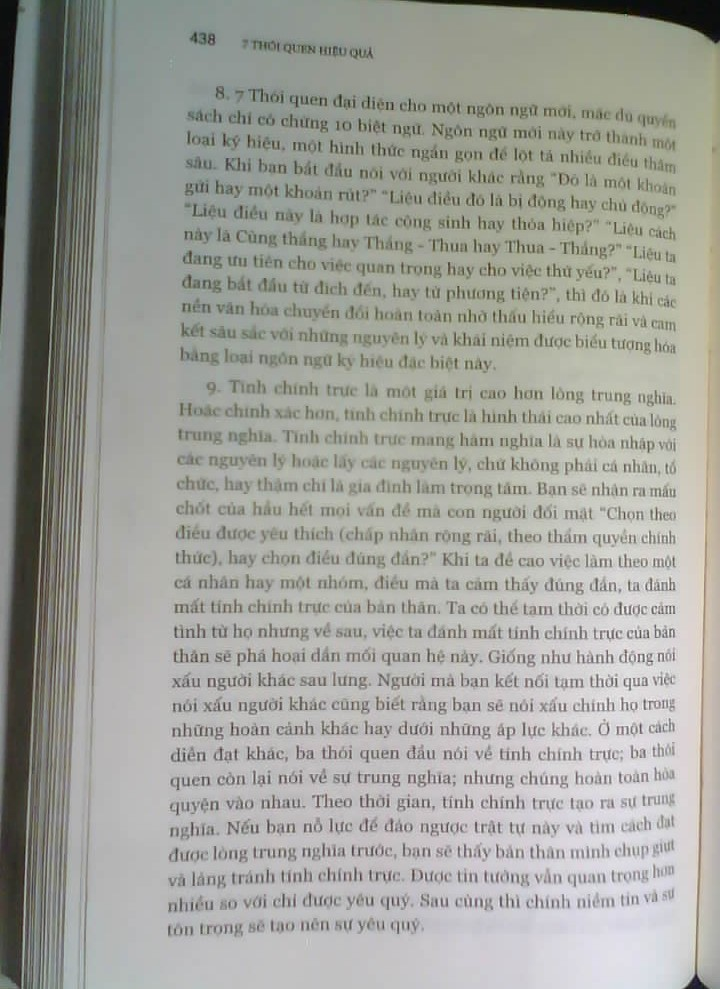
#> input picture dataset/raw/images/P001_C01_normal.jpg, 720 x 989 px, found by its file name
$ python crop_esp32.py --input P001_C01_normal.jpg --x 175 --y 374 --w 512 --h 80 --out crop.png
#> lines starting #> are read from the running program, lines starting #| are printed output that depends on the picture
"""Cat vung anh co toa do, hoac chon vung bang chuot (OpenCV GUI).

Vi du:
python crop_esp32.py --input P001_C01_normal.jpg --x 175 --y 374 --w 512 --h 80 --out crop.png
python crop_esp32.py --input P001_C01_normal.jpg --interactive --out crop.png
"""
from pathlib import Path
import argparse
import cv2


def main():
    parser = argparse.ArgumentParser(description="Cat vung anh tu toa do, hoac keo chuot chon vung")
    parser.add_argument("--input", required=True, help="Duong dan anh goc")
    parser.add_argument("--out", required=True, help="Duong dan anh sau khi cat")
    parser.add_argument("--x", type=int)
    parser.add_argument("--y", type=int)
    parser.add_argument("--w", type=int)
    parser.add_argument("--h", type=int)
    parser.add_argument("--interactive", action="store_true", help="Keo chuot chon vung, Enter xac nhan")
    args = parser.parse_args()

    source = Path(args.input)
    if not source.is_file():
        parser.error(f"Khong tim thay anh: {source}")

    image = cv2.imread(str(source))
#> image is the input picture: shape (989, 720, 3); mean B, G, R 155.6, 162.2, 161.2
    if image is None:
        parser.error(f"Khong doc duoc anh: {source}")
    H, W = image.shape[:2]
#> H = 989; W = 720
    print(f"Kich thuoc anh goc: width={W}, height={H}")
#| Kich thuoc anh goc: width=720, height=989

    if args.interactive:
        title = "Keo chuot chon vung - ENTER de xac nhan, ESC de huy"
        cv2.namedWindow(title, cv2.WINDOW_NORMAL)
        cv2.resizeWindow(title, min(W, 900), min(H, 800))
        x, y, w, h = map(int, cv2.selectROI(title, image, showCrosshair=True, fromCenter=False))
        cv2.destroyWindow(title)
    else:
        if any(val is None for val in [args.x, args.y, args.w, args.h]):
            parser.error("Can --x --y --w --h, hoac dung --interactive")
        x, y, w, h = args.x, args.y, args.w, args.h

    if x < 0 or y < 0 or w <= 0 or h <= 0 or x + w > W or y + h > H:
        parser.error(f"Toa do khong hop le: ({x}, {y}, {w}, {h}), anh la {W}x{H}")

    crop = image[y:y + h, x:x + w]
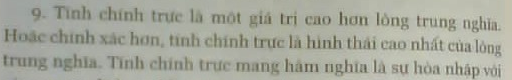
#> crop: shape (80, 512, 3); mean B, G, R 156.6, 168.9, 166.7
    output = Path(args.out)
    output.parent.mkdir(parents=True, exist_ok=True)
    if not cv2.imwrite(str(output), crop):
        parser.error(f"Loi ghi anh: {output}")
    print(f"Da cat: x={x}, y={y}, w={w}, h={h}; (x1,y1,x2,y2)=({x},{y},{x+w},{y+h})")
    print(f"Da luu: {output.resolve()}")


if __name__ == "__main__":
    main()
